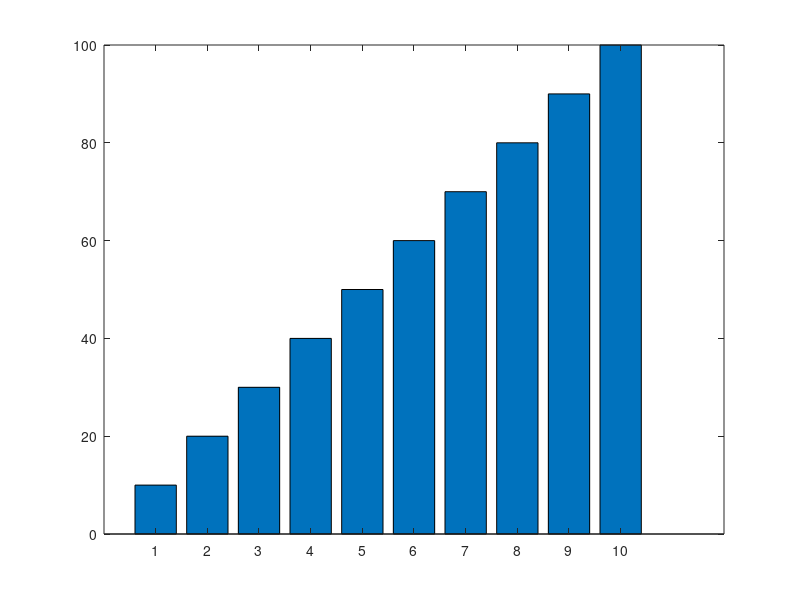

MATLAB code to generate this figure:
% How to plot a histogram in MATLAB
%y=randn(1,10000);
%hist(y,[-10:0.5:10]);

%v=hist(y,-10:0.5:10);
%disp(v);
%bar([-10,10],v)
%bar(v)
x=[1 2 3 4 5 6 7 8 9 10];
v=[10 20 30 40 50 60 70 80 90 100];
bar(x,v)